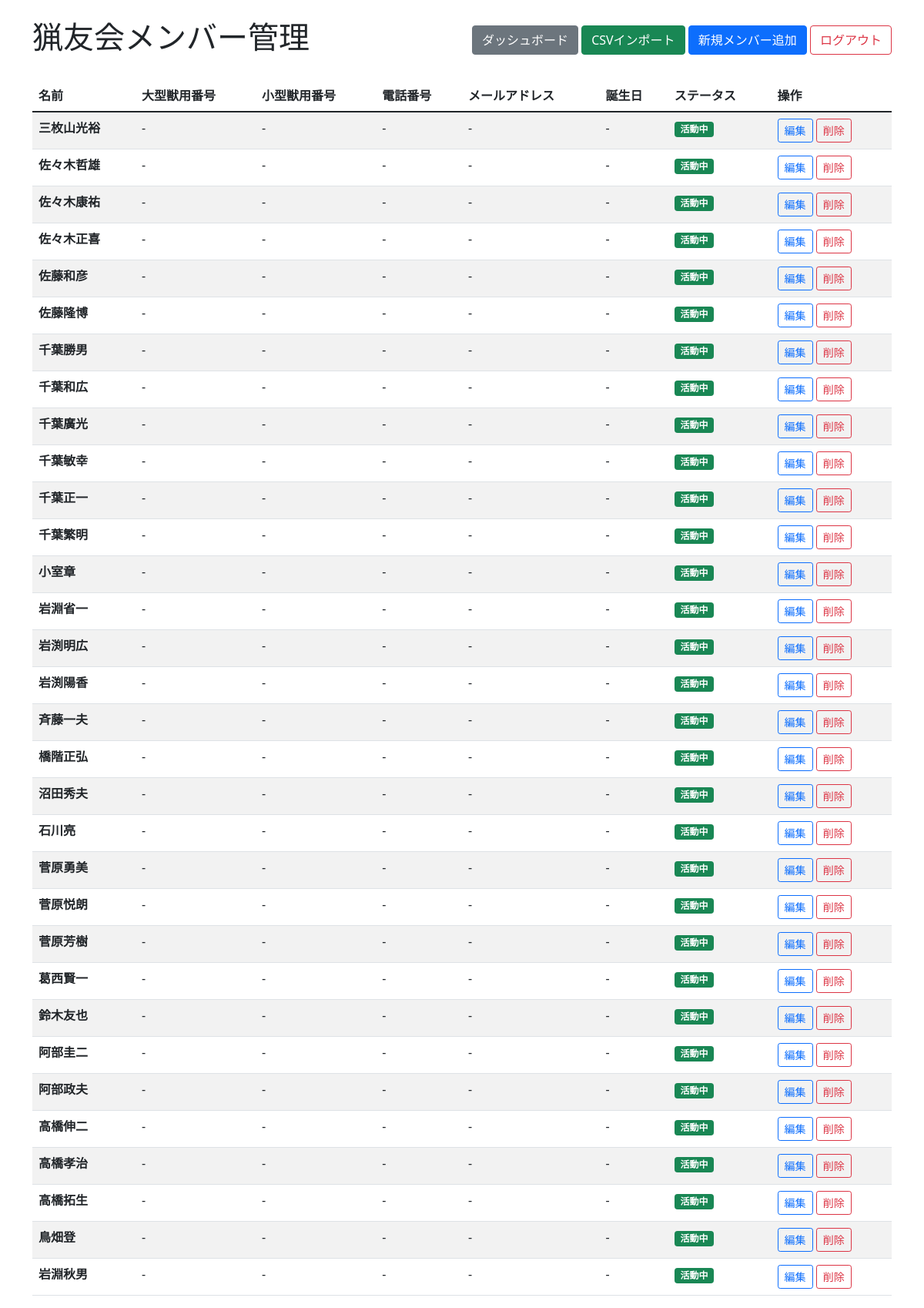
/members/manage (signed in), run on an earlier commit of the app's database.
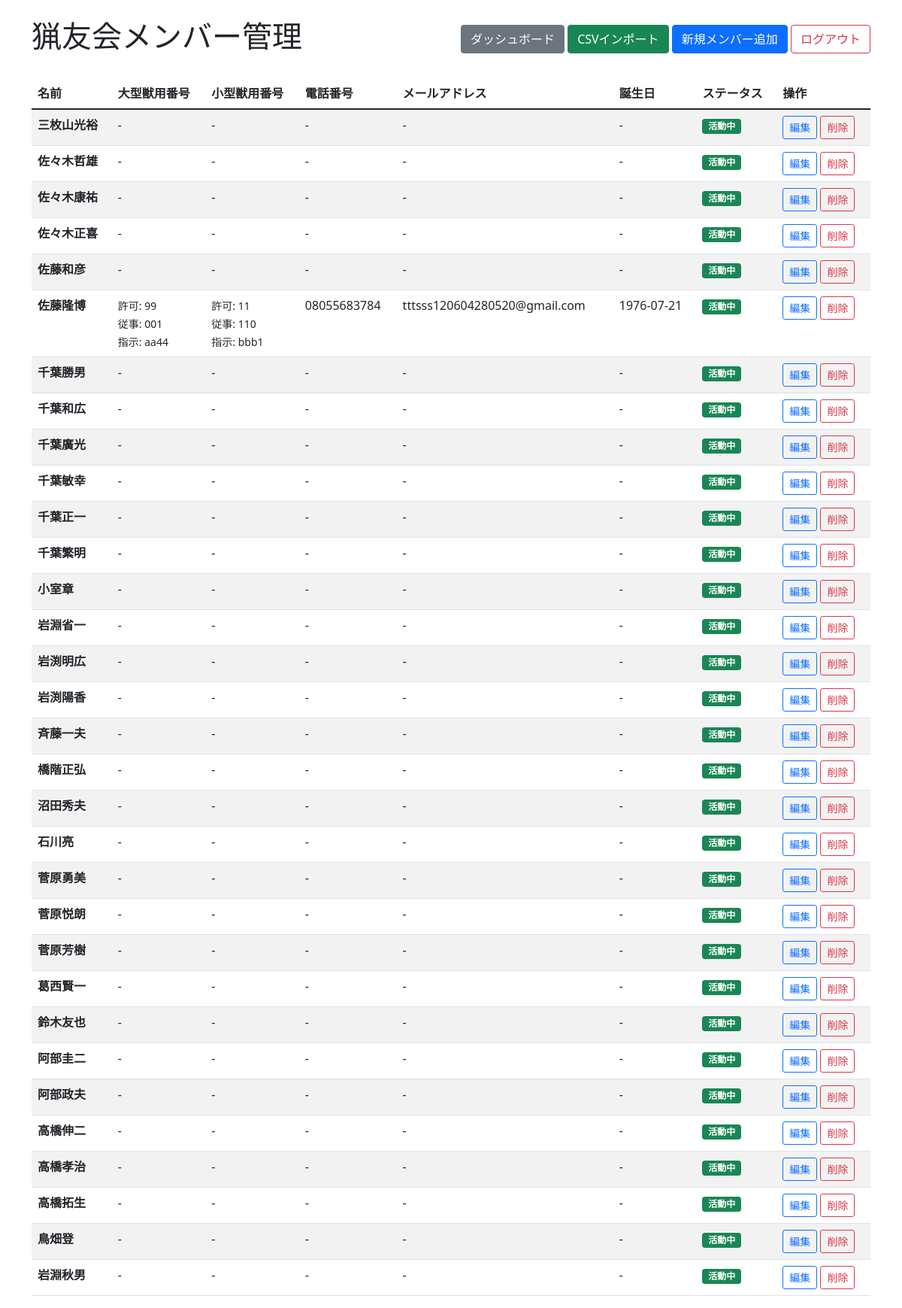
And on a later commit of the database.
### app.py (models this page shows)
class Member(Model):
    name = CharField(unique=True)  # メンバー名
    large_license_permit = CharField(null=True)  # 大型獣用許可番号
    large_license_operator = CharField(null=True)  # 大型獣用従事者番号
    large_license_instruction = CharField(null=True)  # 大型獣用指示書番号
    small_license_permit = CharField(null=True)  # 小型獣用許可番号
    small_license_operator = CharField(null=True)  # 小型獣用従事者番号
    small_license_instruction = CharField(null=True)  # 小型獣用指示書番号
    phone = CharField(null=True)  # 電話番号
    email = CharField(null=True)  # メールアドレス
    address = CharField(null=True)  # 住所
    birthday_date = CharField(null=True)  # 誕生日
    status = CharField(default="active")  # active / inactive
    notes = CharField(null=True)  # 備考
    class Meta:
        database = db

### app.py (the view)
@app.route("/members/manage")
def manage_members():
    if "user_id" not in session:
        return redirect("/login")
    user = User.get_by_id(session["user_id"])
    if user.role not in ["editor", "admin"]:
        return "アクセス権限がありません", 403
    members = Member.select().order_by(Member.name)
    return render_template("manage_members.html", members=members, user=user)

### templates/manage_members.html (shortened to what this page needs)
<!DOCTYPE html>
<html lang="ja">
<head>
    <link href="https://cdn.jsdelivr.net/npm/bootstrap@5.1.3/dist/css/bootstrap.min.css" rel="stylesheet">
</head>
<body>
    <div class="container mt-4">
        <div class="d-flex justify-content-between align-items-center mb-4">
            <h1>猟友会メンバー管理</h1>
            <div>
                <a href="/dashboard" class="btn btn-secondary">ダッシュボード</a>
                <a href="/members/import_csv" class="btn btn-success">CSVインポート</a>
                <a href="/members/add" class="btn btn-primary">新規メンバー追加</a>
                <a href="/logout" class="btn btn-outline-danger">ログアウト</a>
            </div>
        </div>
        {% if members %}
        <div class="table-responsive">
            <table class="table table-striped">
                <thead>
                    <tr>
                        <th>名前</th>
                        <th>大型獣用番号</th>
                        <th>小型獣用番号</th>
                        <th>電話番号</th>
                        <th>メールアドレス</th>
                        <th>誕生日</th>
                        <th>ステータス</th>
                        <th>操作</th>
                    </tr>
                </thead>
                <tbody>
                    {% for member in members %}
                    <tr>
                        <td><strong>{{ member.name }}</strong></td>
                        <td>
                            {% if member.large_license_permit or member.large_license_operator or member.large_license_instruction %}
                            <small>
                                {% if member.large_license_permit %}許可: {{ member.large_license_permit }}<br>{% endif %}
                                {% if member.large_license_operator %}従事: {{ member.large_license_operator }}<br>{% endif %}
                                {% if member.large_license_instruction %}指示: {{ member.large_license_instruction }}{% endif %}
                            </small>
                            {% else %}
                            -
                            {% endif %}
                        </td>
                        <td>
                            {% if member.small_license_permit or member.small_license_operator or member.small_license_instruction %}
                            <small>
                                {% if member.small_license_permit %}許可: {{ member.small_license_permit }}<br>{% endif %}
                                {% if member.small_license_operator %}従事: {{ member.small_license_operator }}<br>{% endif %}
                                {% if member.small_license_instruction %}指示: {{ member.small_license_instruction }}{% endif %}
                            </small>
                            {% else %}
                            -
                            {% endif %}
                        </td>
                        <td>{{ member.phone or '-' }}</td>
                        <td>{{ member.email or '-' }}</td>
                        <td>{{ member.birthday_date or '-' }}</td>
                        <td>
                            {% if member.status == "active" %}
                            <span class="badge bg-success">活動中</span>
                            {% else %}
                            <span class="badge bg-secondary">非活動</span>
                            {% endif %}
                        </td>
                        <td>
                            <a href="/members/edit/{{ member.id }}" class="btn btn-sm btn-outline-primary">編集</a>
                            <button type="button" class="btn btn-sm btn-outline-danger" onclick="confirmDelete({{ member.id }}, '{{ member.name }}')">削除</button>
                        </td>
                    </tr>
                    {% endfor %}
                </tbody>
            </table>
        </div>
        {% endif %}
    </div>
</body>
</html>

What changed in the data, as far as the page shows it:
changed Member "佐藤隆博": large_license_permit (not shown) → "99"; large_license_operator (not shown) → "001"; large_license_instruction (not shown) → "aa44"; small_license_permit (not shown) → "11"; small_license_operator (not shown) → "110"; small_license_instruction (not shown) → "bbb1"; phone "-" → "08055683784"; email "-" → "tttsss120604280520@gmail.com"; birthday_date "-" → "1976-07-21"; large_license_permit "-" → "許可: 従事: 指示:"; small_license_permit "-" → "許可: 従事: 指示:"
